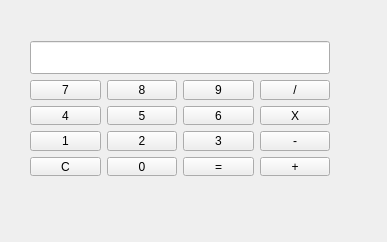
<?xml version="1.0" encoding="UTF-8"?>
<ui version="4.0">
 <class>Taschenrechner</class>
 <widget class="QMainWindow" name="Taschenrechner">
  <property name="geometry">
   <rect>
    <x>0</x>
    <y>0</y>
    <width>387</width>
    <height>242</height>
   </rect>
  </property>
  <property name="windowTitle">
   <string>Taschenrechner</string>
  </property>
  <widget class="QWidget" name="centralWidget">
   <widget class="QWidget" name="">
    <property name="geometry">
     <rect>
      <x>19</x>
      <y>30</y>
      <width>322</width>
      <height>157</height>
     </rect>
    </property>
    <layout class="QGridLayout" name="gridLayout_2">
     <item row="0" column="0">
      <widget class="QLineEdit" name="display">
       <property name="font">
        <font>
         <pointsize>16</pointsize>
        </font>
       </property>
       <property name="alignment">
        <set>Qt::AlignmentFlag::AlignRight|Qt::AlignmentFlag::AlignTrailing|Qt::AlignmentFlag::AlignVCenter</set>
       </property>
       <property name="readOnly">
        <bool>true</bool>
       </property>
      </widget>
     </item>
     <item row="1" column="0">
      <layout class="QGridLayout" name="gridLayout">
       <item row="0" column="0">
        <widget class="QPushButton" name="button7">
         <property name="sizePolicy">
          <sizepolicy hsizetype="Minimum" vsizetype="Expanding">
           <horstretch>60</horstretch>
           <verstretch>60</verstretch>
          </sizepolicy>
         </property>
         <property name="text">
          <string>7</string>
         </property>
        </widget>
       </item>
       <item row="0" column="1">
        <widget class="QPushButton" name="button8">
         <property name="sizePolicy">
          <sizepolicy hsizetype="Minimum" vsizetype="Expanding">
           <horstretch>60</horstretch>
           <verstretch>60</verstretch>
          </sizepolicy>
         </property>
         <property name="text">
          <string>8</string>
         </property>
        </widget>
       </item>
       <item row="0" column="2">
        <widget class="QPushButton" name="button9">
         <property name="sizePolicy">
          <sizepolicy hsizetype="Minimum" vsizetype="Expanding">
           <horstretch>60</horstretch>
           <verstretch>60</verstretch>
          </sizepolicy>
         </property>
         <property name="text">
          <string>9</string>
         </property>
        </widget>
       </item>
       <item row="0" column="3">
        <widget class="QPushButton" name="buttonDivide">
         <property name="sizePolicy">
          <sizepolicy hsizetype="Minimum" vsizetype="Expanding">
           <horstretch>60</horstretch>
           <verstretch>60</verstretch>
          </sizepolicy>
         </property>
         <property name="text">
          <string>/</string>
         </property>
        </widget>
       </item>
       <item row="1" column="0">
        <widget class="QPushButton" name="button4">
         <property name="sizePolicy">
          <sizepolicy hsizetype="Minimum" vsizetype="Expanding">
           <horstretch>60</horstretch>
           <verstretch>60</verstretch>
          </sizepolicy>
         </property>
         <property name="text">
          <string>4</string>
         </property>
        </widget>
       </item>
       <item row="1" column="1">
        <widget class="QPushButton" name="button5">
         <property name="sizePolicy">
          <sizepolicy hsizetype="Minimum" vsizetype="Expanding">
           <horstretch>60</horstretch>
           <verstretch>60</verstretch>
          </sizepolicy>
         </property>
         <property name="text">
          <string>5</string>
         </property>
        </widget>
       </item>
       <item row="1" column="2">
        <widget class="QPushButton" name="button6">
         <property name="sizePolicy">
          <sizepolicy hsizetype="Minimum" vsizetype="Expanding">
           <horstretch>60</horstretch>
           <verstretch>60</verstretch>
          </sizepolicy>
         </property>
         <property name="text">
          <string>6</string>
         </property>
        </widget>
       </item>
       <item row="1" column="3">
        <widget class="QPushButton" name="buttonMulti">
         <property name="sizePolicy">
          <sizepolicy hsizetype="Minimum" vsizetype="Expanding">
           <horstretch>60</horstretch>
           <verstretch>60</verstretch>
          </sizepolicy>
         </property>
         <property name="text">
          <string>X</string>
         </property>
        </widget>
       </item>
       <item row="2" column="0">
        <widget class="QPushButton" name="button1">
         <property name="sizePolicy">
          <sizepolicy hsizetype="Minimum" vsizetype="Expanding">
           <horstretch>60</horstretch>
           <verstretch>60</verstretch>
          </sizepolicy>
         </property>
         <property name="text">
          <string>1</string>
         </property>
        </widget>
       </item>
       <item row="2" column="1">
        <widget class="QPushButton" name="button2">
         <property name="sizePolicy">
          <sizepolicy hsizetype="Minimum" vsizetype="Expanding">
           <horstretch>60</horstretch>
           <verstretch>60</verstretch>
          </sizepolicy>
         </property>
         <property name="text">
          <string>2</string>
         </property>
        </widget>
       </item>
       <item row="2" column="2">
        <widget class="QPushButton" name="button3">
         <property name="sizePolicy">
          <sizepolicy hsizetype="Minimum" vsizetype="Expanding">
           <horstretch>60</horstretch>
           <verstretch>60</verstretch>
          </sizepolicy>
         </property>
         <property name="text">
          <string>3</string>
         </property>
        </widget>
       </item>
       <item row="2" column="3">
        <widget class="QPushButton" name="buttonSub">
         <property name="sizePolicy">
          <sizepolicy hsizetype="Minimum" vsizetype="Expanding">
           <horstretch>60</horstretch>
           <verstretch>60</verstretch>
          </sizepolicy>
         </property>
         <property name="text">
          <string>-</string>
         </property>
        </widget>
       </item>
       <item row="3" column="0">
        <widget class="QPushButton" name="buttonClear">
         <property name="sizePolicy">
          <sizepolicy hsizetype="Minimum" vsizetype="Expanding">
           <horstretch>60</horstretch>
           <verstretch>60</verstretch>
          </sizepolicy>
         </property>
         <property name="text">
          <string>C</string>
         </property>
        </widget>
       </item>
       <item row="3" column="1">
        <widget class="QPushButton" name="button0">
         <property name="sizePolicy">
          <sizepolicy hsizetype="Minimum" vsizetype="Expanding">
           <horstretch>60</horstretch>
           <verstretch>60</verstretch>
          </sizepolicy>
         </property>
         <property name="text">
          <string>0</string>
         </property>
        </widget>
       </item>
       <item row="3" column="2">
        <widget class="QPushButton" name="buttonEqual">
         <property name="sizePolicy">
          <sizepolicy hsizetype="Minimum" vsizetype="Expanding">
           <horstretch>60</horstretch>
           <verstretch>60</verstretch>
          </sizepolicy>
         </property>
         <property name="text">
          <string>=</string>
         </property>
        </widget>
       </item>
       <item row="3" column="3">
        <widget class="QPushButton" name="buttonAdd">
         <property name="sizePolicy">
          <sizepolicy hsizetype="Minimum" vsizetype="Expanding">
           <horstretch>60</horstretch>
           <verstretch>60</verstretch>
          </sizepolicy>
         </property>
         <property name="text">
          <string>+</string>
         </property>
        </widget>
       </item>
      </layout>
     </item>
    </layout>
   </widget>
  </widget>
 </widget>
 <layoutdefault spacing="6" margin="11"/>
 <resources>
  <include location="Taschenrechner.qrc"/>
 </resources>
 <connections/>
</ui>
